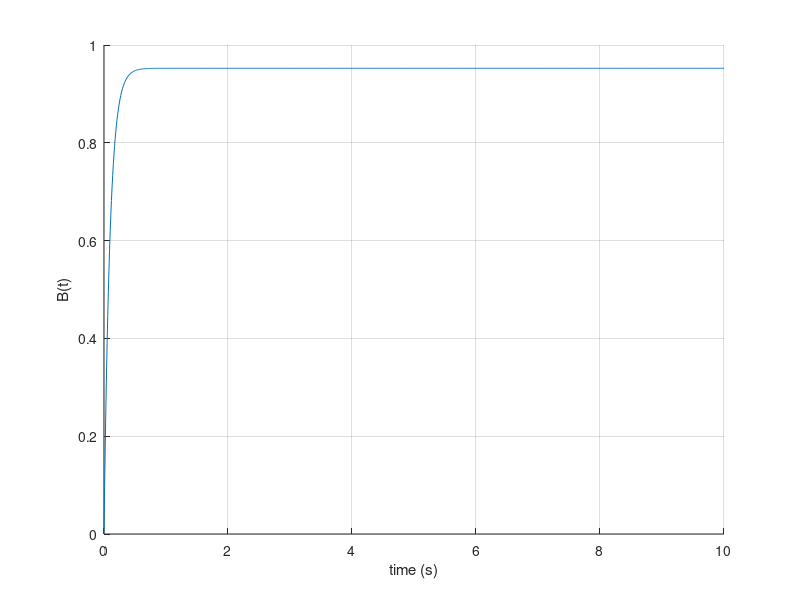
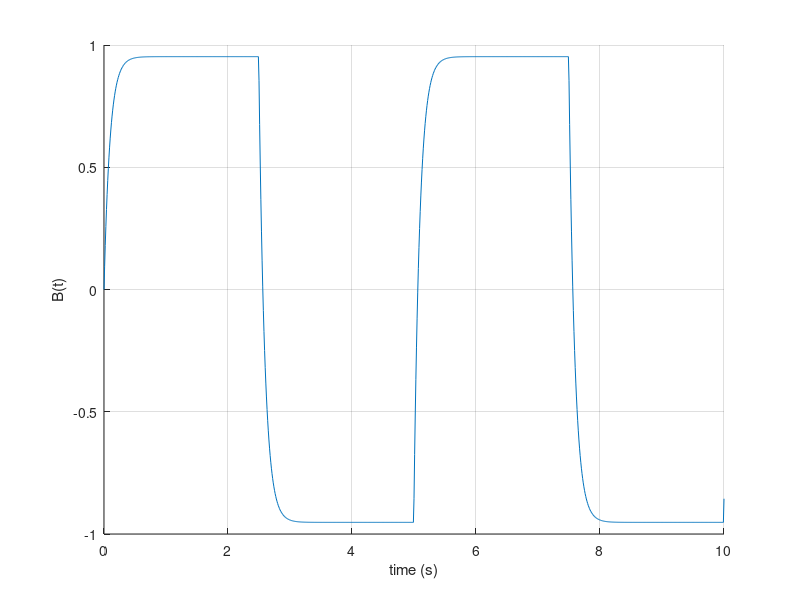

Write the MATLAB code that produced these figures, in order.
clear,clc

for Kp = [10]
B = Kp;
Br = [1 0.5+Kp];

sysTF = tf(B,Br);

t = 0:0.01:10;
xstep = step(sysTF,t);

t9 = t(xstep>0.9);
t9 = t9(1);

figure(1)
grid on
hold on
plot(t,xstep);
xlabel("time (s)")
ylabel("B(t)")


u=square(2*pi*0.2*t);
xgen = lsim(sysTF,u,t);

figure(2)
grid on
hold on
plot(t,xgen)
xlabel("time (s)")
ylabel("B(t)")

end